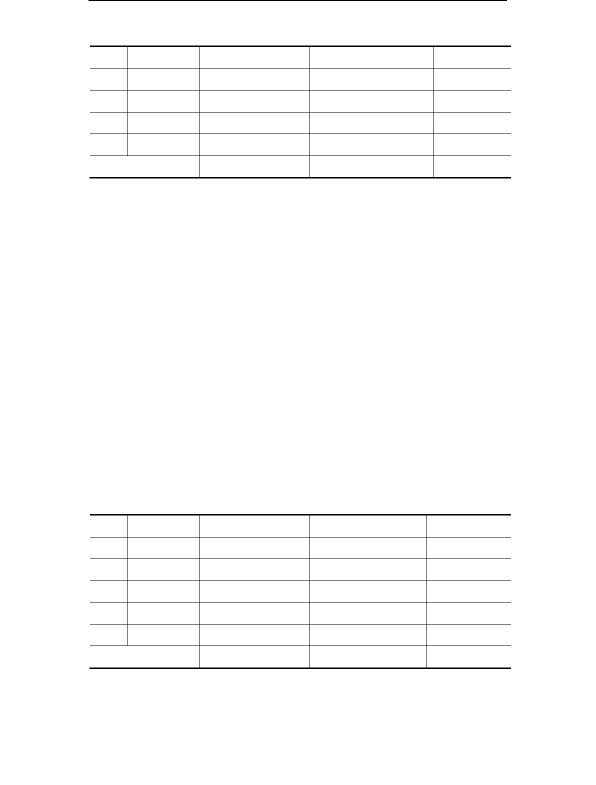
#> input picture images/2.png, 1191 x 1569 px (shown at 1/2 size)
$ python process.py ../images/2.png
#> lines starting #> are read from the running program, lines starting #| are printed output that depends on the picture; after the words box and inside, x2 and y2 are one past the last pixel; in counts of white or black regions, pixels touching at a corner belong together
import cv2
import sys

import numpy as np
from skimage import measure, color
import matplotlib.pyplot as plt
import matplotlib.patches as mpatches
from skimage.measure import regionprops


def get_closing(image):
    '''
    形态学闭操作
    :param image:
    :return:
    '''
    kernel = np.ones((15, 15), np.uint8)
    return cv2.morphologyEx(image, cv2.MORPH_OPEN, kernel)


def get_hough_lines(write_image):
    '''
    Canny算子进行边缘检测，然后进行累计概率霍夫变换找线条，加粗，加封闭。
    :param write_image:
    :return:
    '''
    changed_image = write_image.copy()
    GrayImage = cv2.cvtColor(write_image, cv2.COLOR_BGR2GRAY)
    edges = cv2.Canny(GrayImage, 0, 150, apertureSize=3)
    minLineLength = 5
    maxLineGap = 10
    lines = cv2.HoughLinesP(edges, 1, np.pi / 180, 100, minLineLength, maxLineGap)
    min_x1 = 999
    max_x2 = 0
    min_y1 = 999
    max_y2 = 0

    for line in lines:
        for x1, y1, x2, y2 in line:
            cv2.line(write_image, (x1, y1), (x2, y2), (0, 255, 0), 2)
            if x1 < min_x1:
                min_x1 = x1
            if x2 > max_x2:
                max_x2 = x2
            if y1 > min_y1:
                min_y1 = y1
            if y2 < max_y2:
                max_y2 = y2

    print(f"minx:{min_x1},maxx:{max_x2},miny:{min_y1},maxy:{max_y2}")
    for line in lines:
        for x1, y1, x2, y2 in line:
            if -10 < y1 - y2 < 10:
                cv2.line(changed_image, (min_x1, y1), (max_x2, y2), (0, 0, 0), 2)
            if -10 < x2 - x1 < 10:
                cv2.line(changed_image, (x1, min_y1), (x2, max_y2), (0, 0, 0), 2)

    cv2.line(changed_image, (min_x1, 0), (min_x1, changed_image.shape[0]), (0, 0, 0), 2)
    cv2.line(changed_image, (max_x2, 0), (max_x2, changed_image.shape[0]), (0, 0, 0), 2)
    return changed_image, write_image


def get_thresh(image):
    '''
    阈值操作
    :param image:
    :return:
    '''
    GrayImage = cv2.cvtColor(closing, cv2.COLOR_BGR2GRAY)
    # THRESH_BINARY 代表 value = value > threshold ? max_value: 0
    _, th = cv2.threshold(GrayImage, 150, 255, cv2.THRESH_BINARY)
    return th


if __name__ == '__main__':
    if len(sys.argv) < 2:
        print(f"Proper usage : {sys.argv[0]} <image_file_path>")

    image = cv2.imread(sys.argv[1])
#> image is the input picture: shape (1569, 1191, 3); 98.8% white; 3 black regions, box (x1, y1, x2, y2) and area: (179, 1028, 1022, 1338) 11256, (179, 91, 1022, 357) 10243, (177, 0, 1014, 2) 1674

    max_area = image.shape[0] * image.shape[1] * 0.1
#> max_area = 186867.9

    changed_image, hough_lines = get_hough_lines(image.copy())
#> in get_hough_lines, `edges = cv2.Canny(GrayImage, 0, 150, apertureSize=3)`:
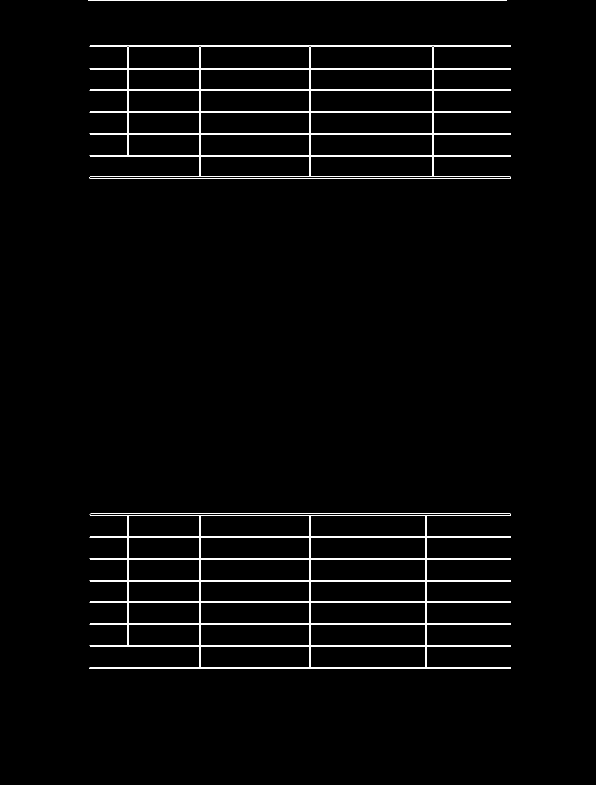
#> edges: shape (1569, 1191) (shown at 1/2 size); 1.6% white in thin lines or dots, all inside (x1, y1, x2, y2) = (176, 0, 1022, 1338)
#> in get_hough_lines, `lines = cv2.HoughLinesP(edges, 1, np.pi / 180, 100, minLineLength, max..`: lines = 88 rows, first 6: [180, 1247, 1021, 1247], [180, 1205, 1021, 1205], [180, 1249, 1021, 1249], [177, 1, 1013, 1], [180, 266, 1021, 266], [180, 1118, 1021, 1118]
#> the loop in get_hough_lines, `for line in lines:` made 88 passes
#> line on passes 1 to 12: [[180, 1247, 1021, 1247]], [[180, 1205, 1021, 1205]], [[180, 1249, 1021, 1249]], [[177, 1, 1013, 1]], [[180, 266, 1021, 266]], [[180, 1118, 1021, 1118]], [[180, 1292, 1021, 1292]], [[180, 1075, 1021, 1075]], [[180, 181, 1021, 181]], [[621, 93, 864, 93]], [[180, 1116, 1021, 1116]], [[180, 268, 1021, 268]]
#> after the loop in get_hough_lines, `for line in lines:`:
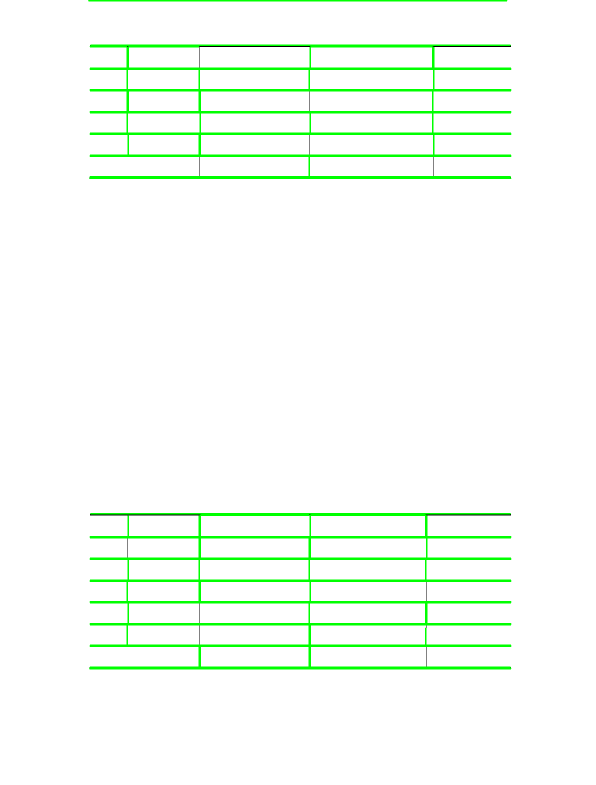
#> write_image: shape (1569, 1191, 3) (shown at 1/2 size); 3.88% of pixels changed, all inside (x1, y1, x2, y2) = (176, 0, 1023, 1339); drawn as B, G, R
#> after the loop in get_hough_lines, `for line in lines:`: max_x2 = 1021; max_y2 = 0; min_x1 = 177; min_y1 = 1337
#| minx:177,maxx:1021,miny:1337,maxy:0
#> after the loop in get_hough_lines, `for line in lines:`:
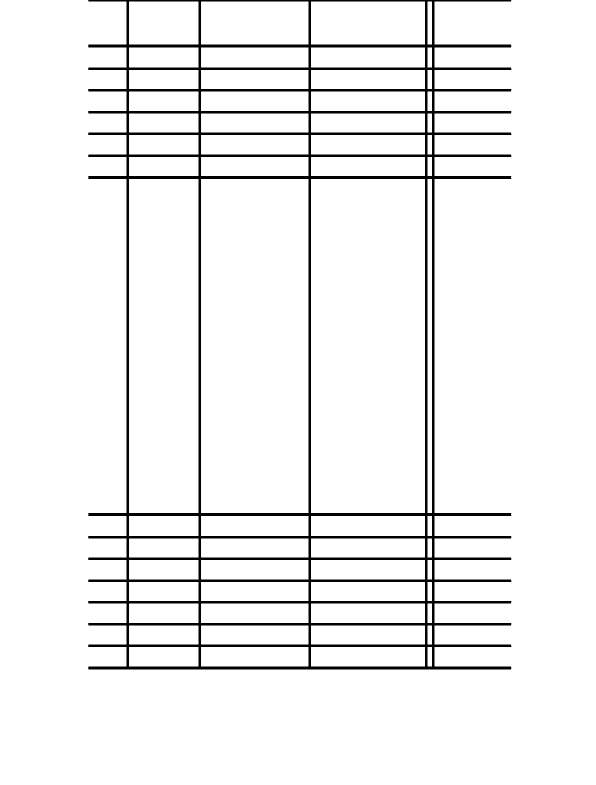
#> changed_image: shape (1569, 1191, 3) (shown at 1/2 size); 94.6% white; 1 black region, box (x1, y1, x2, y2) and area: (176, 0, 1023, 1339) 100777
#> in get_hough_lines, `cv2.line(changed_image, (max_x2, 0), (max_x2, changed_image.shape[0]),..`: changed_image: shape (1569, 1191, 3); 94.1% white; 1 black region, box (x1, y1, x2, y2) and area: (176, 0, 1023, 1569) 109801

    closing = get_closing(changed_image)
#> in get_closing, `return cv2.morphologyEx(image, cv2.MORPH_OPEN, kernel)`: returned value: shape (1569, 1191, 3); 93.5% white; 1 black region, box (x1, y1, x2, y2) and area: (176, 0, 1023, 1569) 121114

    th = get_thresh(closing)

    # cv2.imshow('changed_image', changed_image)
    # cv2.waitKey()

    # cv2.imwrite(f'{sys.argv[1][:-4]}_houghlines.jpg', hough_lines)

    labels = measure.label(th, connectivity=1)
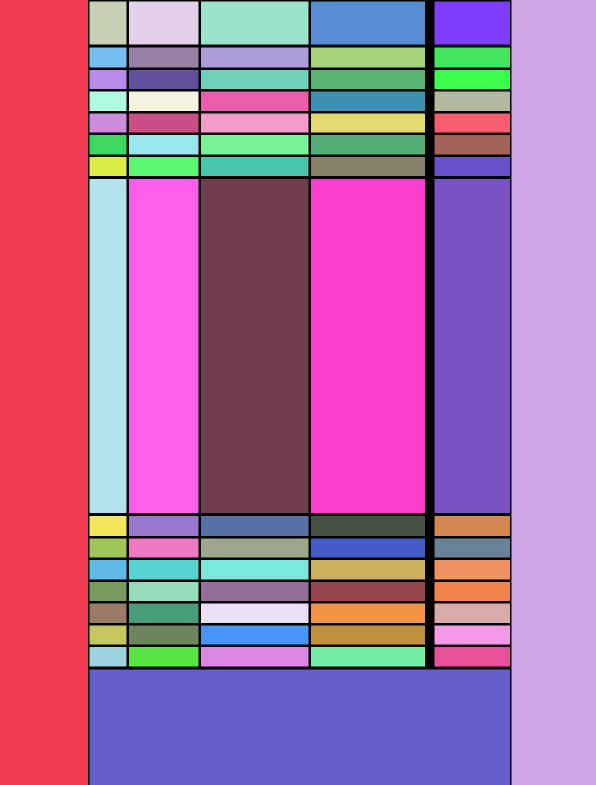
#> labels: shape (1569, 1191) int64 (shown at 1/2 size); 79 distinct labels, from 0 to 78; one colour per label, 0 black
    dst = color.label2rgb(labels)
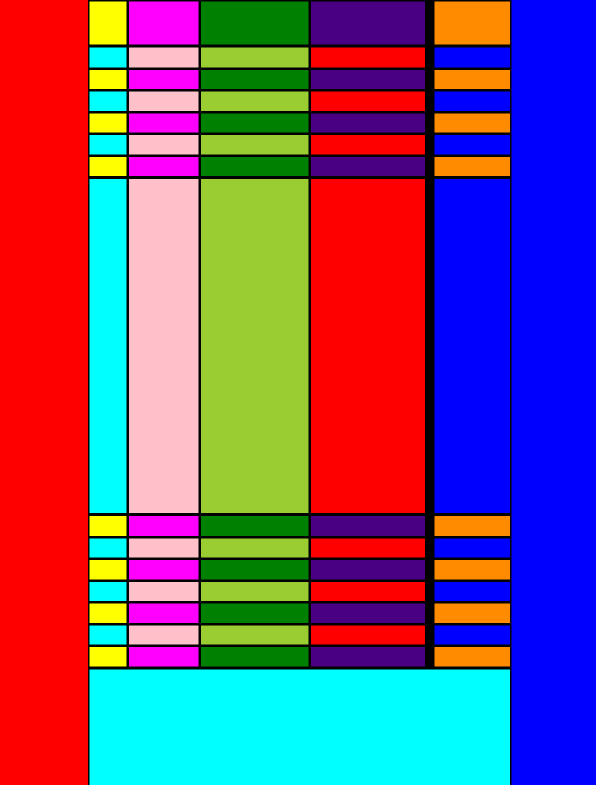
#> dst: shape (1569, 1191, 3) float64 (shown at 1/2 size); mean R, G, B 0.469, 0.323, 0.475

    f, ax1 = plt.subplots(1, 1, figsize=(16, 9))
    ax1.imshow(image)
    # ax2.imshow(dst)

    rects = []

    font = cv2.FONT_HERSHEY_SIMPLEX
#> font = 0
    bottomLeftCornerOfText = (10, 500)
    fontScale = .8
    fontColor = (0, 255, 0)
    lineType = 1

    cnt = 0

    if labels.max() + 1 < 5:
        print('这张图片不是表格图')
        sys.exit(1)

    for region in regionprops(labels):
        # take regions with large enough areas
        if region.area < max_area:
            # draw rectangle around segmented coins
            minr, minc, maxr, maxc = region.bbox
            rect = mpatches.Rectangle((minc, minr), maxc - minc, maxr - minr,
                                      fill=False, edgecolor='red', linewidth=2)
            # cv2.putText(image, str(region.area), (minc, minr + 30), font, fontScale, fontColor, lineType)
            rects.append({'x': minc, 'y': minr, 'w': maxc - minc, 'h': maxr - minr})
            ax1.add_patch(rect)
            cv2.rectangle(image, (minc, minr), (maxc, maxr), (0, 0, 255), 2)
        else:
            cnt += 1
            minr, minc, maxr, maxc = region.bbox
            rect = mpatches.Rectangle((minc, minr), maxc - minc, maxr - minr,
                                      fill=False, edgecolor='red', linewidth=2)
            rect_dict = {
                'x': minc,
                'y': minr,
                'w': maxc - minc,
                'h': maxr - minr
            }
            rects.append(rect_dict)
            cv2.putText(image, str(region.area), (minc, minr + 30), font, fontScale, (0, 0, 255), lineType)
#> this loop made 78 passes
#> (minr, minc, maxr, maxc, rect_dict) on passes 1, 2, 78: (0, 0, 1569, 176, {'x': 0, 'y': 0, 'w': 176, 'h': 1569}), (0, 1023, 1569, 1191, {'x': 1023, 'y': 0, 'w': 168, 'h': 1569}), (1339, 179, 1569, 1020, {'x': 179, 'y': 1339, 'w': 841, 'h': 230})
#> (minr, minc, maxr, maxc) on passes 3 to 8: (3, 179, 89, 253), (3, 258, 89, 397), (3, 402, 89, 617), (3, 622, 89, 850), (3, 869, 89, 1020), (95, 179, 135, 253)
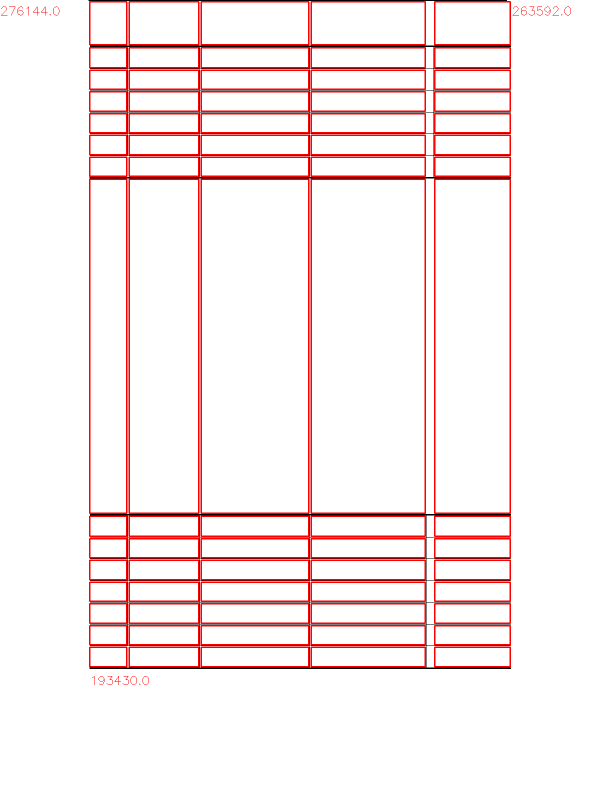
#> image: shape (1569, 1191, 3) (shown at 1/2 size); 5.93% of pixels changed, all inside (x1, y1, x2, y2) = (2, 2, 1142, 1370)
#> after the loop, cnt = 3; rects = 78 items

    # ax3.imshow(image)
    cv2.imshow('image', image)
    cv2.waitKey()
    print(rects)
#> (printed output is left out)

    plt.tight_layout()
    plt.show()
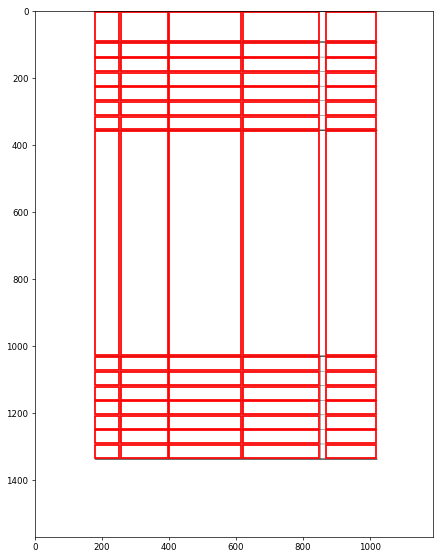
#> figure drawn by matplotlib, 1 panel

$ run again, on images/4.png
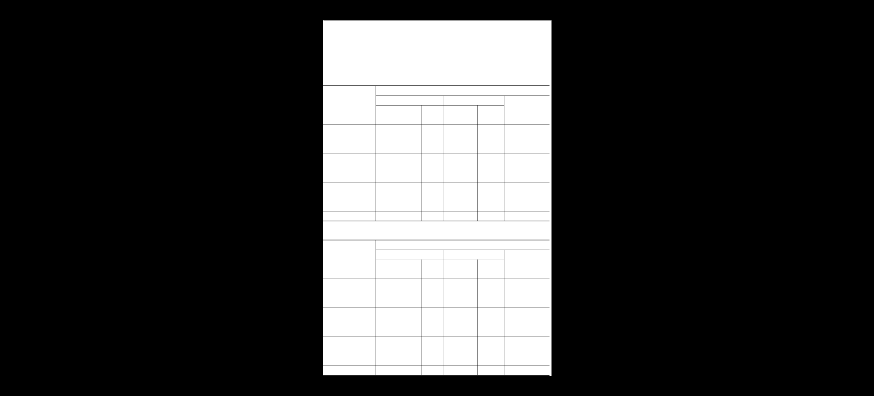
#> input picture images/4.png, 1748 x 791 px (shown at 1/2 size)
#> image is the input picture: shape (791, 1748, 3); min 0, max 255, mean 58.9
#> in get_hough_lines, `edges = cv2.Canny(GrayImage, 0, 150, apertureSize=3)`:
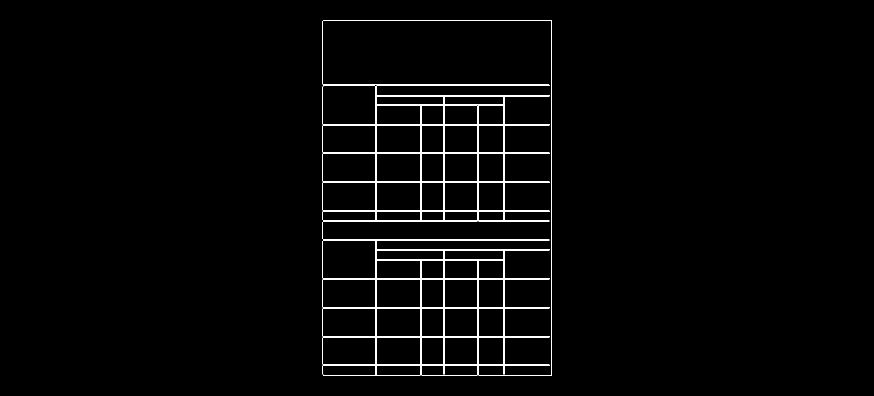
#> edges: shape (791, 1748) (shown at 1/2 size); 1.4% white in thin lines or dots, all inside (x1, y1, x2, y2) = (645, 40, 1103, 752)
#> lines = 84 rows, first 6: [645, 304, 645, 251], [1102, 751, 1102, 40], [750, 750, 750, 481], [954, 749, 954, 518], [646, 616, 749, 616], [886, 748, 886, 500]
#> the loop in get_hough_lines, `for line in lines:` made 84 passes
#> after the loop in get_hough_lines, `for line in lines:`: max_x2 = 1102; max_y2 = 0; min_x1 = 645; min_y1 = 999
#| minx:645,maxx:1102,miny:999,maxy:0
#> labels: shape (791, 1748) int64; 79 distinct labels, from 0 to 78
#> font = 0
#> the loop `for region in regionprops(labels):` made 78 passes
#> (minr, minc, maxr, maxc) on passes 1 to 8: (42, 647, 168, 749), (42, 754, 168, 840), (42, 845, 168, 885), (42, 890, 168, 953), (42, 958, 168, 1006), (42, 1011, 168, 1101), (173, 647, 189, 749), (173, 754, 189, 840)
#> after the loop `for region in regionprops(labels):`: rects = 78 items
#> (printed output is left out)
#> `plt.show()`:
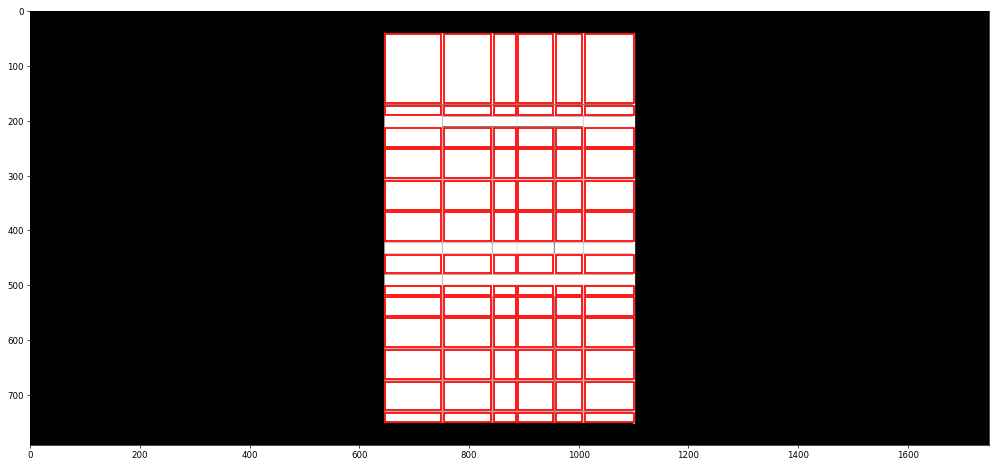
#> figure drawn by matplotlib, 1 panel
